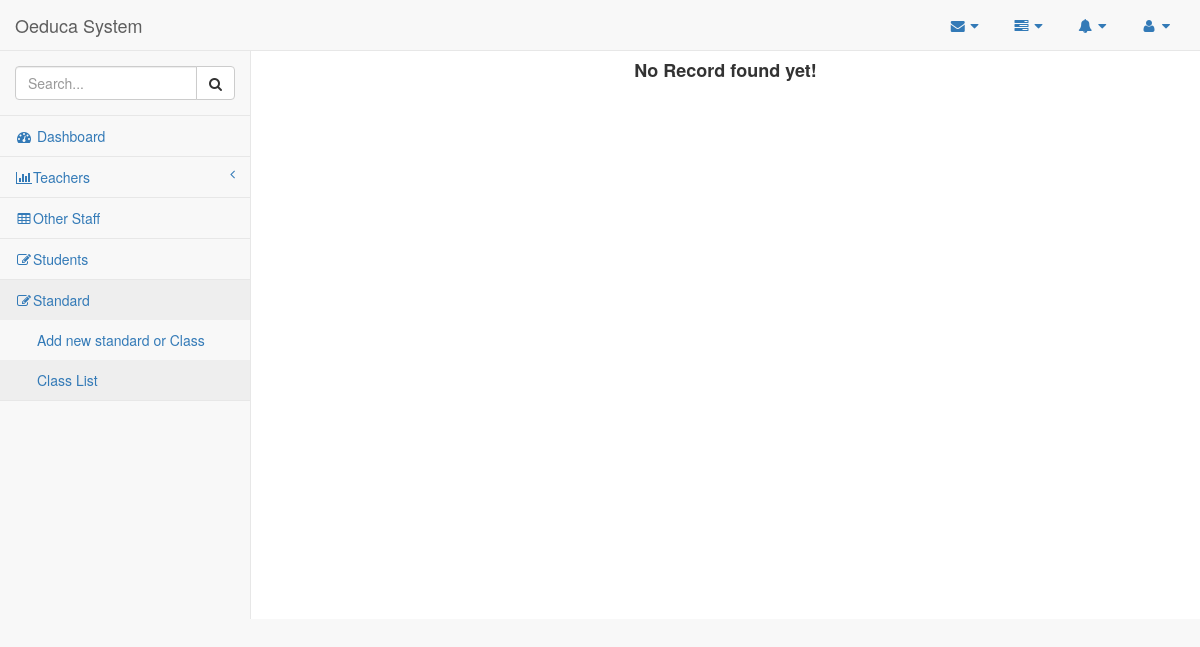
/standard/ (signed in), run on an earlier commit of the app's database.
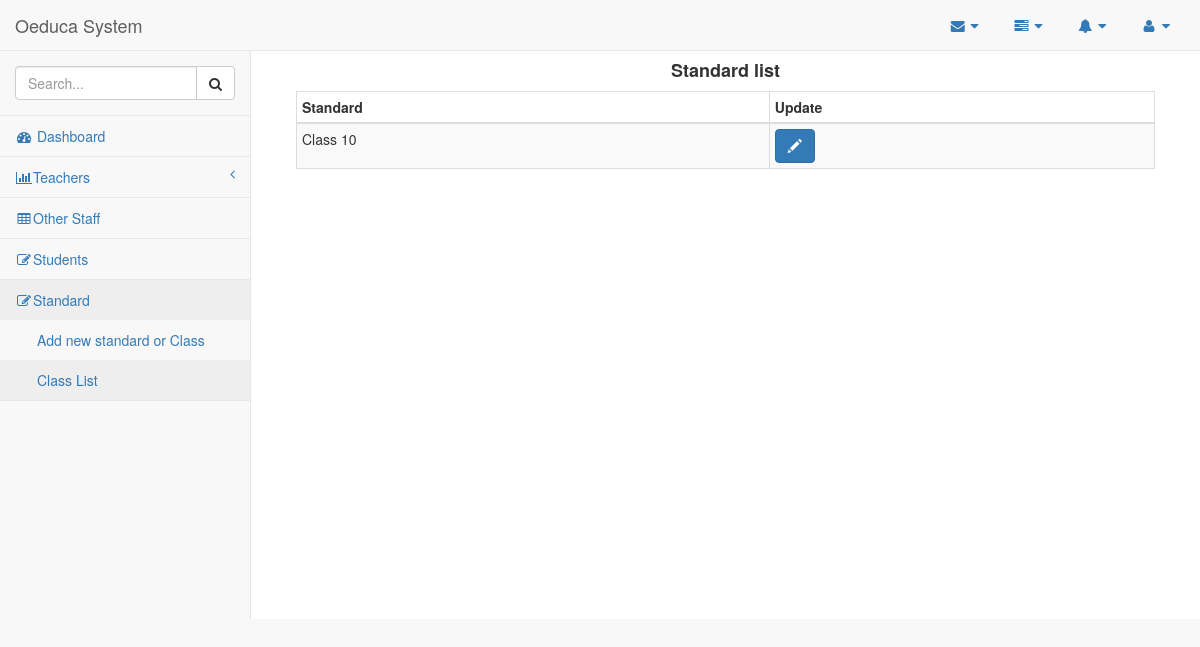
And on a later commit of the database.
### standard/models.py (models this page shows, shortened)
class Standard(models.Model):
    user = models.ForeignKey(User,related_name='principal_class')
    name = models.CharField(max_length=200,unique= True)

### standard/views.py (the view)
class StandardListView(LoginRequiredMixin,ListView):
    login_url = 'login'
    model = Standard
    paginate_by = 18
    def get_queryset(self):
        return Standard.objects.all()

### account/models.py (called while the page is built)
    def get_absolute_url(self):
        return reverse("account:user_profile", kwargs={"username": self.username})

### standard/templates/standard/standard_list.html (shortened to what this page needs)
{% extends 'base.html' %}
{% block body_block %}
    <div class="page-content">
        <div class="col-lg-12">
             {% if standard_list %}
            <div class="content-panel">
            <h4 style="text-align: center; font-weight: bold">
                Standard list
            </h4>
                    <section id ='no-more-tables'>
                        <table class="table table-bordered table-striped table-condensed cf">
                            <thead class='cf'>
                            <tr>
                              <th>Standard</th>
                              <th>Update </th>
                            </tr>
                            </thead>
                            <tbody>
                              {% for standard_detail in standard_list %}
                                <tr>
                                  <td>{{ standard_detail.name }}</td>
                                  <td><a class="btn btn-primary" href="{% url 'standard:standard_edit' pk=standard_detail.pk %}"><span class="glyphicon glyphicon-pencil"></span></a></td>
                                </tr>
                               {% endfor %}
                            </tbody>
                        </table>
                        </section>
                  </div>
                {% else %}
                <h4 style="text-align: center; font-weight: bold" > No Record found yet!</h4>
                 {% endif %}
               </div>
     </div>
{% endblock %}

What changed in the data, as far as the page shows it:
added Standard: name "Class 10"
Also different on the page:
text no longer shown: "No Record found yet!"
text now shown: "Standard list Standard Update"
